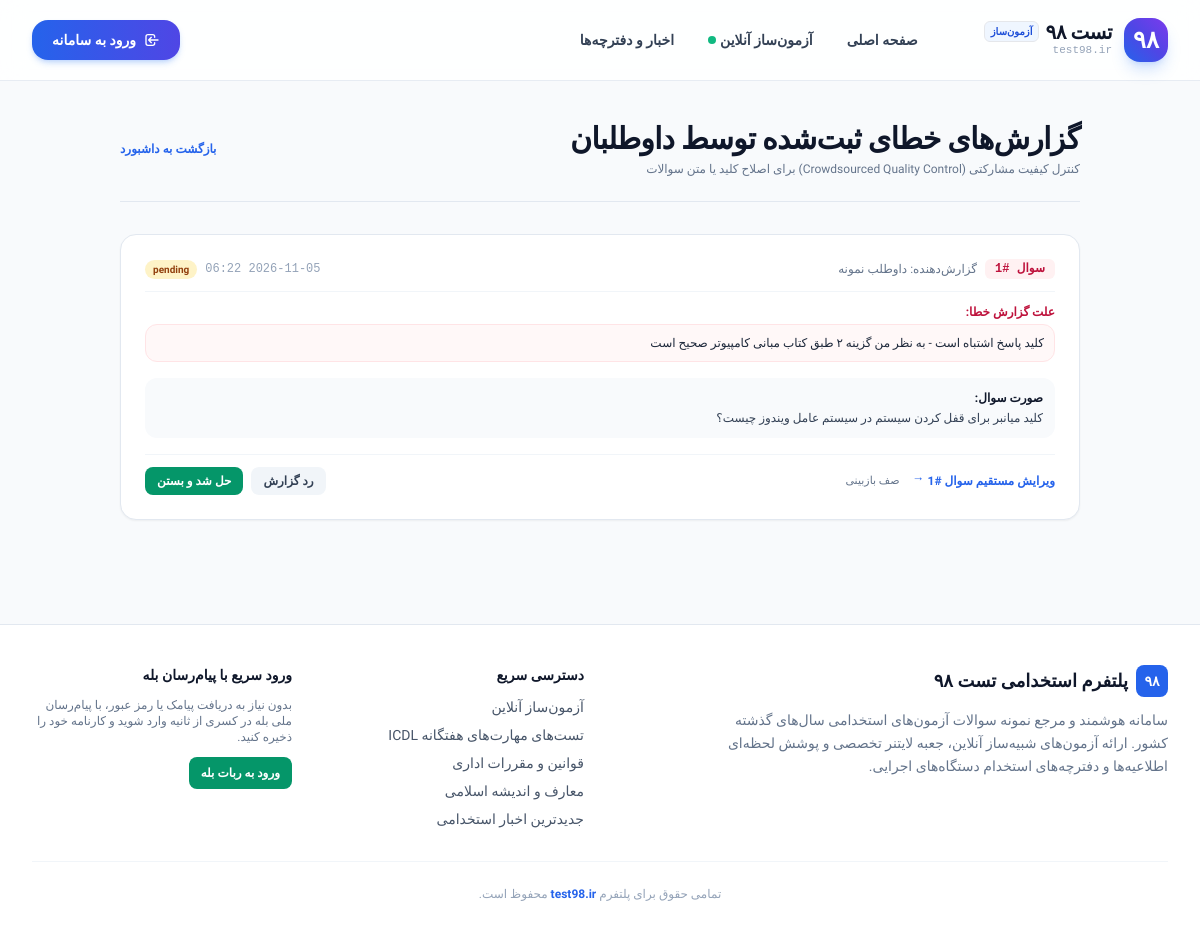
Screenshot of /admin/reports with the database file from the repository.
### tables this page shows
CREATE TABLE question_reports (
                id INTEGER PRIMARY KEY AUTOINCREMENT,
                question_id INTEGER NOT NULL,
                user_id INTEGER,
                reason TEXT NOT NULL,
                details TEXT,
                status TEXT DEFAULT 'pending', -- pending, resolved, dismissed
                created_at TIMESTAMP DEFAULT CURRENT_TIMESTAMP,
                FOREIGN KEY (question_id) REFERENCES questions(id)
            );

CREATE TABLE users (
                id INTEGER PRIMARY KEY AUTOINCREMENT,
                bale_chat_id INTEGER UNIQUE,
                phone TEXT UNIQUE,
                full_name TEXT,
                is_vip INTEGER DEFAULT 0,
                role TEXT DEFAULT 'user', -- user, admin
                created_at TIMESTAMP DEFAULT CURRENT_TIMESTAMP
            , bale_username TEXT, target_exam TEXT);

CREATE TABLE questions (
                id INTEGER PRIMARY KEY AUTOINCREMENT,
                category TEXT NOT NULL,
                question_text TEXT NOT NULL,
                options_json TEXT NOT NULL, -- آرایه JSON از ۴ گزینه
                correct_index INTEGER,      -- 0 تا 3 (NULL یعنی نیازمند بررسی ادمین)
                explanation TEXT,           -- پاسخ تشریحی و نکات کلیدی
                source_channel TEXT,        -- کانال مبدا تلگرام
                source_msg_id INTEGER,      -- شناسه پیام اصلی تلگرام
                text_hash TEXT UNIQUE,      -- هش جهت جلوگیری از تکرار دقیق
                difficulty_level TEXT DEFAULT 'medium', -- easy, medium, hard
                status TEXT DEFAULT 'published',        -- published, needs_review, rejected
                report_count INTEGER DEFAULT 0,         -- گزارش خطای کاربران
                views_count INTEGER DEFAULT 0,
                correct_answers_count INTEGER DEFAULT 0,
                wrong_answers_count INTEGER DEFAULT 0,
                created_at TIMESTAMP DEFAULT CURRENT_TIMESTAMP,
                FOREIGN KEY (category) REFERENCES categories(code)
            );

### app/routers/admin.py (the view)
@router.get("/reports", response_class=HTMLResponse)
async def admin_reports_page(request: Request, response: Response):
    user = await require_admin(request, response)
    async with get_db() as db:
        cursor = await db.execute("""
            SELECT
                qr.*,
                q.question_text, q.options_json, q.correct_index,
                u.full_name as reporter_name
            FROM question_reports qr
            JOIN questions q ON qr.question_id = q.id
            LEFT JOIN users u ON qr.user_id = u.id
            ORDER BY qr.id DESC LIMIT 50
        """)
        rows = await cursor.fetchall()
        reports = []
        for r in rows:
            reports.append({
                "id": r["id"],
                "question_id": r["question_id"],
                "question_text": r["question_text"],
                "options": json.loads(r["options_json"]),
                "correct_index": r["correct_index"],
                "reason": r["reason"],
                "details": r["details"],
                "status": r["status"],
                "reporter_name": r["reporter_name"],
                "created_at": r["created_at"]
            })
    return templates.TemplateResponse(
        request=request,
        name="admin/reports.html",
        context={
            "user": user,
            "reports": reports,
            "settings": settings
        }
    )

### app/templates/admin/reports.html (shortened to what this page needs)
{% extends "base.html" %}
{% block content %}
<div class="max-w-5xl mx-auto px-4 sm:px-6 lg:px-8 py-10">
    <div class="flex flex-col sm:flex-row items-start sm:items-center justify-between pb-6 mb-8 border-b border-slate-200 gap-4">
        <div>
            <h1 class="text-2xl sm:text-3xl font-black text-slate-900 tracking-tight mb-1">گزارش‌های خطای ثبت‌شده توسط داوطلبان</h1>
            <p class="text-xs text-slate-500">کنترل کیفیت مشارکتی (Crowdsourced Quality Control) برای اصلاح کلید یا متن سوالات</p>
        </div>
        <a href="/admin" class="text-xs text-brand-600 font-bold hover:underline">بازگشت به داشبورد</a>
    </div>
    {% if reports %}
    <div class="space-y-6">
        {% for rep in reports %}
        <div id="rep-row-{{ rep.id }}" class="bg-white rounded-2xl border border-slate-200 p-6 shadow-sm">
            <div class="flex items-center justify-between mb-3 pb-3 border-b border-slate-100">
                <div class="flex items-center gap-2">
                    <span class="px-2.5 py-0.5 rounded-md font-mono text-xs font-black bg-rose-50 text-rose-700">
                        سوال #{{ rep.question_id }}
                    </span>
                    <span class="text-xs text-slate-500">گزارش‌دهنده: {{ rep.reporter_name or 'کاربر مهمان' }}</span>
                </div>
                <div class="flex items-center gap-2">
                    <span class="text-xs text-slate-400 font-mono">{{ rep.created_at[:16] }}</span>
                    <span class="px-2 py-0.5 rounded-full text-[10px] font-bold {% if rep.status == 'pending' %}bg-amber-100 text-amber-800{% else %}bg-slate-100 text-slate-600{% endif %}">
                        {{ rep.status }}
                    </span>
                </div>
            </div>
            <div class="mb-4">
                <span class="text-xs font-bold text-rose-700 block mb-1">علت گزارش خطا:</span>
                <p class="text-xs text-slate-800 bg-rose-50/50 p-2.5 rounded-xl border border-rose-100 font-medium">
                    {{ rep.reason }} {% if rep.details %} - {{ rep.details }}{% endif %}
                </p>
            </div>
            <div class="p-3 bg-slate-50 rounded-xl mb-4 text-xs text-slate-700">
                <span class="font-bold text-slate-900 block mb-1">صورت سوال:</span>
                {{ rep.question_text }}
            </div>
            <div class="flex items-center justify-between pt-3 border-t border-slate-100 text-xs">
                <div class="flex items-center gap-3">
                    <a href="/admin/questions?q={{ rep.question_id }}" class="font-bold text-brand-600 hover:underline flex items-center gap-1">
                        <span>ویرایش مستقیم سوال #{{ rep.question_id }}</span>
                        <span class="rtl:rotate-180">←</span>
                    </a>
                    <a href="/admin/moderation" class="font-medium text-slate-500 hover:text-slate-800 text-[11px]">
                        صف بازبینی
                    </a>
                </div>
                <div class="flex items-center gap-2">
                    <form hx-post="/admin/reports/resolve" hx-target="#rep-row-{{ rep.id }}" hx-swap="outerHTML" class="inline">
                        <button type="submit" class="px-3 py-1.5 rounded-lg bg-slate-100 hover:bg-slate-200 text-slate-700 font-bold">
                            رد گزارش
                        </button>
                    </form>
                    <form hx-post="/admin/reports/resolve" hx-target="#rep-row-{{ rep.id }}" hx-swap="outerHTML" class="inline">
                        <button type="submit" class="px-3 py-1.5 rounded-lg bg-emerald-600 hover:bg-emerald-700 text-white font-bold">
                            حل شد و بستن
                        </button>
                    </form>
                </div>
            </div>
        </div>
        {% endfor %}
    </div>
    {% endif %}
</div>
{% endblock %}

### app/templates/base.html (style rules this page uses)
body { font-family: 'Vazirmatn', sans-serif; }

### rows the page displays
question_reports: question_id "1", full_name "داوطلب نمونه", created_at "2026-11-05 06:22", status "pending", reason "کلید پاسخ اشتباه است", details "به نظر من گزینه ۲ طبق کتاب مبانی کامپیوتر صحیح است", question_text "کلید میانبر برای قفل کردن سیستم در سیستم عامل ویندوز چیست؟"
